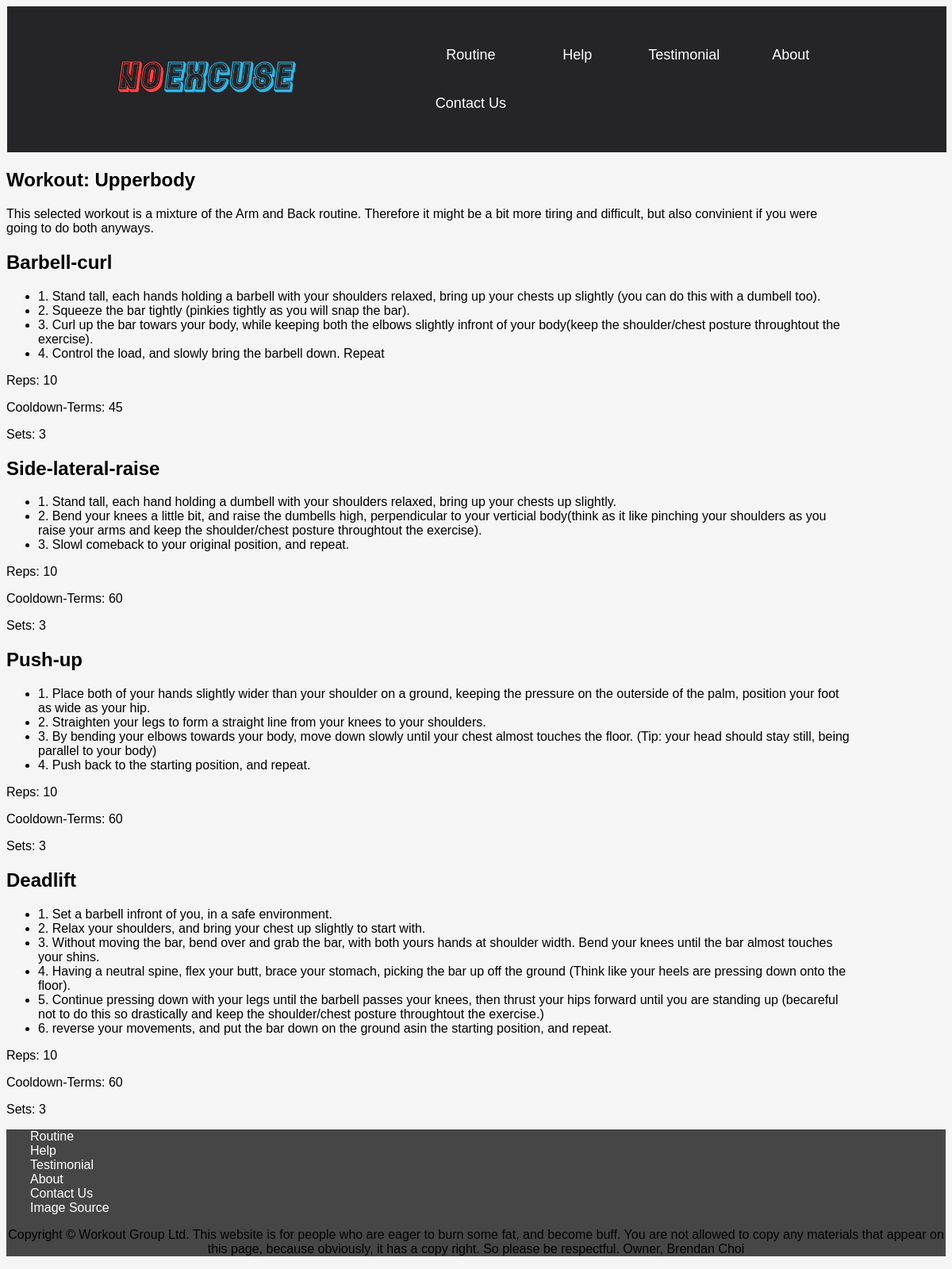
Page /exercisenow/3 on the committed database.
### tables this page shows
CREATE TABLE Routine (id INTEGER PRIMARY KEY AUTOINCREMENT, name TEXT, decscription TEXT);

CREATE TABLE ExerciseRoutine (Routine INTEGER REFERENCES Routine (id), Exercise INTEGER REFERENCES Exercise (id), reps INTEGER, sets INTEGER, term INTEGER);

CREATE TABLE Exercise (id INTEGER PRIMARY KEY AUTOINCREMENT, name TEXT, weight INTEGER, description TEXT);

### app.py (the view)
@app.route('/exercisenow/<int:id>')
def exercisenow(id):
    exercisenow = sqlite_conn('database.db', 'SELECT Exercise.name, ExerciseRoutine.reps, ExerciseRoutine.sets, ExerciseRoutine.term, Exercise.description FROM ExerciseRoutine INNER JOIN Exercise ON ExerciseRoutine.Exercise=Exercise.id WHERE ExerciseRoutine.Routine= (SELECT id FROM Routine WHERE id = {})'.format(id))
    description = sqlite_conn('database.db', 'SELECT Routine.decscription FROM Routine Where id == {};'.format(id), True)
    return render_template('exercisenow.html', exercisenow=exercisenow, description=description[0])

### app.py (called while the page is built)
def sqlite_conn(database, query, single=False):
    conn = sqlite3.connect(database)
    cur = conn.cursor()
    cur.execute(query)
    results = cur.fetchone() if single else cur.fetchall()
    conn.close()
    return results

### templates/exercisenow.html
{% extends 'layout.html' %}
{% block content %}
    <div class="exercisenow">
        {{description|safe}}
        {% for exercise in exercisenow %}
            <p>{{exercise[4]|safe}} </p>
            <p>Reps: {{exercise[1]}}</p>
            <p>Cooldown-Terms: {{exercise[3]}}</p>
            <p>Sets: {{exercise[2]}}</p>
        {% endfor %}
    </div>
{% endblock %}

### static/css/style.css (style rules this page uses)
html { box-sizing: border-box; margin: 0; padding: 0; background-color:whitesmoke; font-family: Verdana, Tahoma, sans-serif; }
.routine *, .routine *::after, *::before { margin: 0; padding: 0; box-sizing: border-box; font-family: Verdana, Tahoma, sans-serif; }
.exercisenow { overflow: auto; width: 90%; height: auto; }
.container *, .container *::after, *::before { margin: 0; padding: 0; box-sizing: border-box; font-family: Verdana, Tahoma, sans-serif; }

### rows in the picture
Routine: decscription "Workout: Upperbody This selected workout is a mixture of the Arm and Back routine. Therefore it might be a bit more tiring and difficult, but also convinient if you were going to do both anyways."
ExerciseRoutine: description "Barbell-curl 1. Stand tall, each hands holding a barbell with your shoulders relaxed, bring up your chests up slightly (you can do this with a dumbell too). 2. Squeeze the bar tightly (pinkies tightly as you will snap the bar). 3. Curl up the bar towars your body, while keeping both the elbows slightly infront of your body(keep the shoulder/chest posture throughtout the exercise). 4. Control the load, and slowly bring the barbell down. Repeat", reps "10", term "45", sets "3"
ExerciseRoutine: description "Side-lateral-raise 1. Stand tall, each hand holding a dumbell with your shoulders relaxed, bring up your chests up slightly. 2. Bend your knees a little bit, and raise the dumbells high, perpendicular to your verticial body(think as it like pinching your shoulders as you raise your arms and keep the shoulder/chest posture throughtout the exercise). 3. Slowl comeback to your original position, and repeat.", reps "10", term "60", sets "3"
ExerciseRoutine: description "Push-up 1. Place both of your hands slightly wider than your shoulder on a ground, keeping the pressure on the outerside of the palm, position your foot as wide as your hip. 2. Straighten your legs to form a straight line from your knees to your shoulders. 3. By bending your elbows towards your body, move down slowly until your chest almost touches the floor. (Tip: your head should stay still, being parallel to your body) 4. Push back to the starting position, and repeat.", reps "10", term "60", sets "3"
ExerciseRoutine: description "Deadlift 1. Set a barbell infront of you, in a safe environment. 2. Relax your shoulders, and bring your chest up slightly to start with. 3. Without moving the bar, bend over and grab the bar, with both yours hands at shoulder width. Bend your knees until the bar almost touches your shins. 4. Having a neutral spine, flex your butt, brace your stomach, picking the bar up off the ground (Think like your heels are pressing down onto the floor). 5. Continue pressing down with your legs until the barbell passes your knees, then thrust your hips forward until you are standing up (becareful not to do this so drastically and keep the shoulder/chest posture throughtout the exercise.) 6. reverse your…", reps "10", term "60", sets "3"
